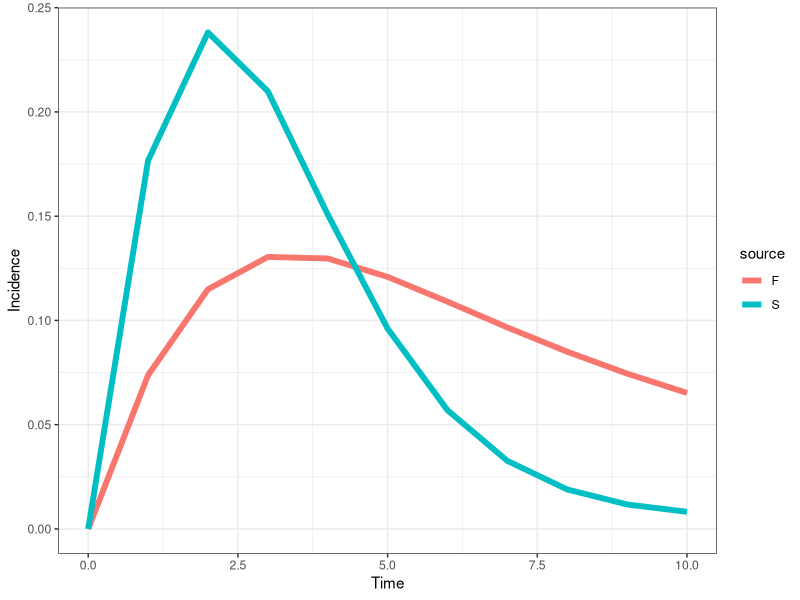

Source code (R):
# CF McQuaid & RMGJ Houben
# Start 21/04/2017 ---> current version after revision with Hanif 18/05/2017
# Cohort model of TB including regression and a slow stream
########################################
#                                      #
#                        M             # M - Death (due to disease)
#                       ^ ^            #
#                      /   \           #
#      -> Q <-> S <-> C <-> Y          # Q - Failed granuloma, S - Subclinical, C - Minimal (C+S-), Y - Disseminated (C+S+, symptomatic)
#     /    \    ^                      #
#    E       \  |                      # E - Exposed
#     \        \v                      #
#      -> K <-> Z                      # K - Controlled granuloma, Z- Leaky granuloma,
#         |                            #
#         v                            #
#         R                            # R - Sterilized granuloma (self-cure)
#                                      #
########################################
##set wd depending on who is coding/playing
setwd("C:/Users/cfmcquaid/Simulations")
#setwd("/Users/ReinHouben/Filr/ifolder/Applications (funding and jobs)/2016 - ERC starting grant/Rmodel_nathis/NatHistCoh")

### URL for how to upload changes: http://r-bio.github.io/intro-git-rstudio/
### to pull in Finn's version - type in shell: git pull upstream master
### to push my version - create pull request to Finn:  
#       commit (remember to tick box), then push
#       goto Github, pull requests, create pull request, if merge can be done on auto, just complete
#       Alternatively Finn complete pull request (he does not get email notification)
# Finn to just click push. Job done

#Next steps
# 1. get the prop inc disease after 5 years to 5%
###   How: play with Eq values, OR increase progression parameters
# 2. achieve 1 + start higher and sharper decrease in early years
###   How: change initial states to more realistic point, based on what prev of disease would be at screening
###   Also increase progression rates, while decreasing proportion that goes into the fast pathway
# OTHER NEXT STEPS - 8th May 2017
##  ?can we calculate in model how often (on average) people would come in and out of states over course of say 2 years?
##  ?Can we calculate average time in compartment in each step visit? Should be simple competing risk model right?

library("reshape2"); library("deSolve"); library("ggplot2"); library("plyr");
# Parameter sets: Average (), Wax (regression), Slow (slow), Full (regression, slow)
# Ax - rate from compartment A to compartment X, Omega - background mortality


# No regression: 1/Cy + 1/Ym = 3 years, Ym = 0.5 (0.3 death 0.2 self-cure), therefore Cy = 1. NOTE: 70% die, 30% self-cure
# Regression: 1/(Yc + Ym) = 0.5 years, Ym = 0.5 (as above), therefore Yc = 1.5.
# Regression: 1/(Cy + Cs) = 0.5 years. Assume ratio 2:1 for Cy:Cs, therefore Cs = 2/3
paramS <- c(Eq=0.10, Qs=1.00, Qz=0.00, Kz=0.01, Kr=0.10, Sc=1.00, Sq=0.00, Sz=0.00, Zk=0.00, Zs=0.00, Zq=0.01, Cy=1.00, Cs=0.00, Cm=0.05, Ym=0.50, Yc=0.00)
paramF <- c(Eq=0.10, Qs=1.00, Qz=0.00, Kz=0.01, Kr=0.10, Sc=1.00, Sq=0.25, Sz=0.00, Zk=0.05, Zs=0.00, Zq=0.01, Cy=1.32, Cs=0.66, Cm=0.05, Ym=0.50, Yc=1.50)
# Initial states of compartments
state <- c(E=100000, Q=0, K=0, S=0, Z=0, C=0, Y=0, R=0, M=0)
# Timespan for simulation
times <- seq(0, 10, by = 1)
# Timespan for burn
timeb <- 2
# Timespan for tornado
timet <- 5
# ODE function
regr <- function(t, state, parameters){
  with(as.list(c(state, parameters)), {
   # rates of change
   dE <- - E
   dQ <- + Eq*E + Sq*S + Zq*Z - (Qs + Qz)*Q
   dK <- + (1 - Eq)*E + Zk*Z - (Kz + Kr)*K
   dS <- + Qs*Q + Cs*C + Zs*Z - (Sc + Sq + Sz)*S
   dZ <- + Kz*K + Sz*S + Qz*Q - (Zk + Zs + Zq)*Z
   dC <- + Sc*S + Yc*Y - (Cs + Cy + Cm)*C
   dY <- + Cy*C -(Yc + Ym)*Y
   dR <- + Kr*K
   dM <- + Ym*Y + Cm*C
   # return the rate of change
   list(c(dE, dQ, dK, dS, dZ, dC, dY, dR, dM))
  })
}
# Burn off the first X years to establish the proportion of individuals in each compartment, removing diseased
burn <- function(tb, state, fxn, parameters){
  out <- ode(y = state, times = seq(0, tb, by = 1), func = fxn, parms = parameters)
  stateb <- c(out[tb, 2], out[tb, 3], out[tb, 4], out[tb, 5], out[tb, 6], C=0, Y=0, M=0, T=0)
  return(stateb)
}
# Calculation function
calc <- function(ts, tb, state, fxn, parameters, source){
  stateb <- burn(tb = tb, state = state, fxn = regr, parameters = parameters)
  out <- ode(y = stateb, times = ts, func = fxn, parms = parameters)
  out <- as.data.frame(out)
  # Calculating the "interval from conversion" (see Styblo 1991 & TSRU progress report 1967)
  out$int <- parameters["Cy"]*out$C/sum(parameters["Cy"]*out$C)
  # Formatting the data for plotting - putting into a melted data.fame, with additional columns for the source matrix
  out <- melt(out, id.vars = c("time"))
  out$source <- source
  return(out)
}
outS <- calc(ts = times, tb = timeb, state = state, fxn = regr, parameters = paramS, source = "S")
outF <- calc(ts = times, tb = timeb, state = state, fxn = regr, parameters = paramF, source = "F")
# Including the data for barplot
time <- c(1, 2, 3, 4, 5, 6, 7, 8, 9, 10); variable <- c("D", "D", "D", "D", "D", "D", "D", "D", "D", "D"); value <- c(0.58, 0.24, 0.08, 0.05, 0.01, 0.01, 0.02, 0.01, 0, 0); source <- c("D", "D", "D", "D", "D", "D", "D", "D", "D", "D")
outD <- data.frame(time, variable, value, source)
out <- rbind(outS, outF, outD)
# Plot output
theme_set(theme_bw())
##all scenarios
# ggplot(out[out$variable %in% c("int"), ], aes(time, value)) + geom_point(size=2) + labs(x = "Time", y = "Incidence") + facet_grid(source ~ . , scales = "fixed")
ggplot(out[out$variable %in% c("int"), ], aes(x = time, y = value, colour = source)) + geom_line(size=2) + labs(x = "Time", y = "Incidence") # + facet_grid(source ~ . , scales = "fixed")

# Fitting parameters and state: proportion of individuals diseased after "Otime" years, using parameter set "Osource"
Osource <- "F"; Otime <- 5
Iv <- out[which(out$source == Osource & out$variable == "int" & out$time == Otime), ]

# # Tornado plot
# range <- 0.01 ##sets range for the change in the parameters
# torn <- function(ts, tb, tt, state, fxn, parameters, source){
#   # Store data
#   data <- rbind(parameters, parameters)
#   rownames(data) <- c('+1%', '-1%')   
#   # Compare to default data set
#   out <- calc(ts = ts, tb = tb, state = state, fxn = regr, parameters = parameters, source = source)
#   def <- out[which(out$time ==tt & out$variable == "prev"),"value"]
#   for (i in 1:15){
#     # Increasing and decreasing each parameter in turn
#     parametersM = parameters; parametersL = parameters
#     parametersM[i] = parametersM[i] + range*parametersM[i]; parametersL[i] = parametersL[i] - range*parametersL[i]
#     outM <- calc(ts = ts, tb = tb, state = state, fxn = regr, parameters = parametersM, source = source); outL <- calc(ts = ts, tb = tb, state = state, fxn = regr, parameters = parametersL, source = source)
#     outM <- (outM[which(outM$time ==tt & outM$variable == "prev"),"value"] - def) / def; outL <- (outL[which(outL$time ==tt & outL$variable == "prev"),"value"] - def) / def
#     data[1, i] <- outM; data[2, i] <- outL
#   }
#   return(data)
# }
# data <- torn(ts = times, tb = timeb, tt = timet, state = state, fxn = regr, parameters = paramF, source ="F")
# # For plotting '%' on x-axis
# x <- seq(-0.01,0.01, length=10)
# ORD = order(abs(data[2,] - data[1,]))
###order black = increase in parameter, white is decrease in parameter value
# barplot(data[1,ORD], horiz = T, las=1, xlim = c(-0.01,0.01), xaxt='n', ylab = '', beside=T, col=c('black'))
# barplot(data[2,ORD], horiz = T, las=1, xlim = c(-0.01,0.01), xaxt='n', ylab = '', beside=T, col=c('white'), add = TRUE)
# axis(1, at=pretty(x), lab=paste0(pretty(x) * 100," %"), las=TRUE)
